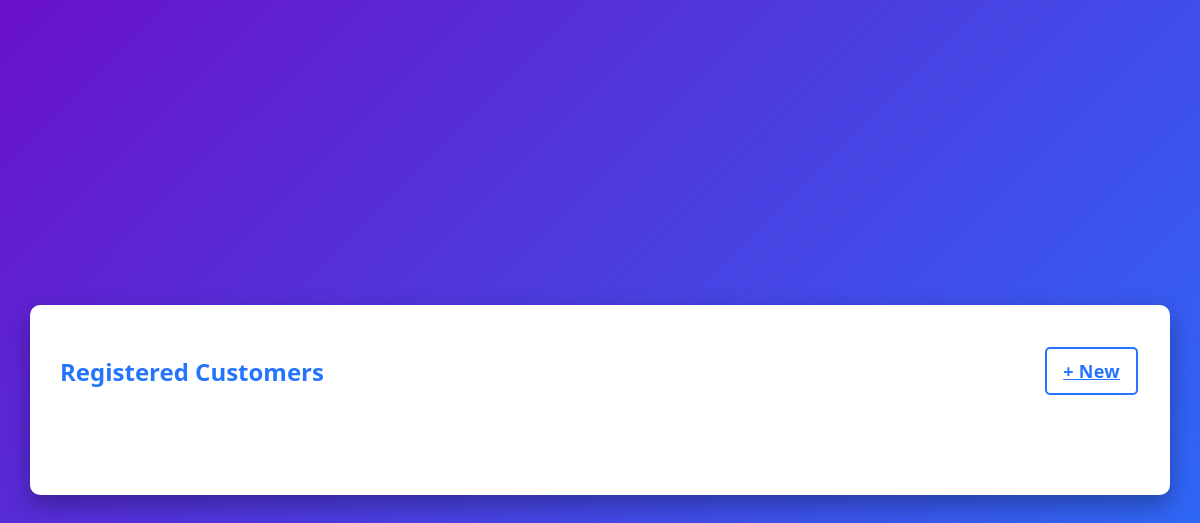
Before: /customers/ with the older database file.
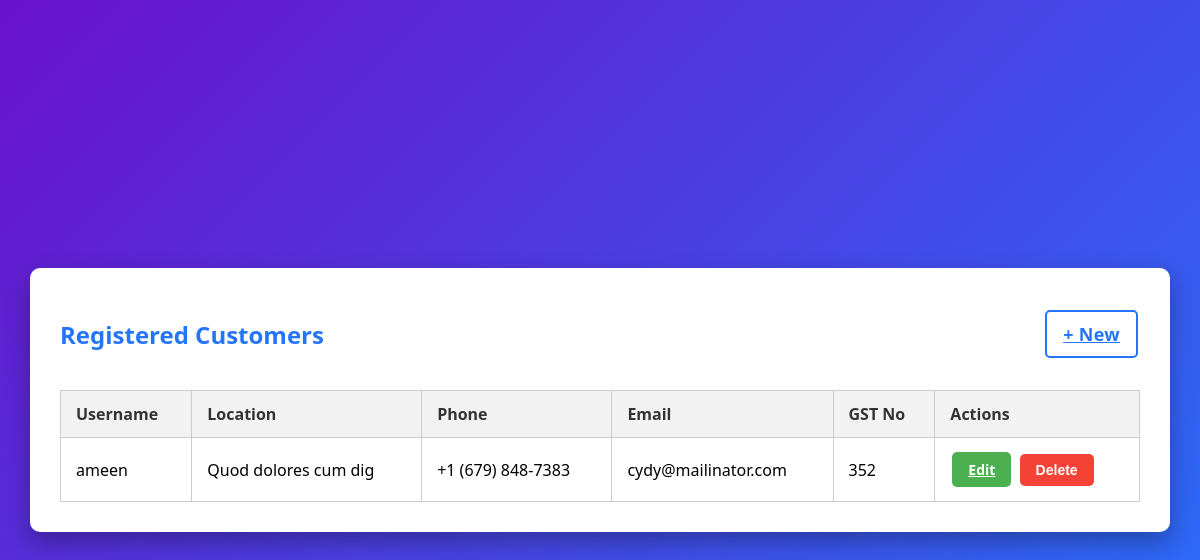
After: the same page with the newer database file.
### Techno/models.py (models this page shows, shortened)
class Customer(models.Model):
    id = models.AutoField(primary_key=True)
    username = models.CharField(max_length=150)
    email = models.EmailField(null=True, blank=True)
    location = models.CharField(max_length=100)
    phone = models.CharField(max_length=10)
    gst_no = models.CharField(max_length=15, null=True, blank=True)

### Techno/views.py (the view)
# urls.py: path('customers/', customer_list, name='customer_list'),
def customer_list(request):
    customers = Customer.objects.all().order_by('-id')  # latest first
    return render(request, 'customer_list.html', {'customers': customers})

### Techno/templates/customer_list.html (shortened to what this page needs)
{% load static %}
<!DOCTYPE html>
<html>
<head>
    <link rel="stylesheet" href="{% static 'css/customer_list.css' %}">
</head>
<body>
    <div class="container">
        <div class="top-bar">
            <h2>Registered Customers</h2>
            <a href="{% url 'customer_register' %}" class="btn new-btn">+ New</a>
        </div>
        {% if customers %}
        <div class="table-wrapper">
            <table>
                <thead>
                    <tr>
                        <th>Username</th>
                        <th>Location</th>
                        <th>Phone</th>
                        <th>Email</th>
                        <th>GST No</th>
                        <th>Actions</th>
                    </tr>
                </thead>
                <tbody>
                    {% for customer in customers %}
                        <tr>
                            <td>{{ customer.username }}</td>
                            <td>{{ customer.location }}</td>
                            <td>{{ customer.phone }}</td>
                            <td>{{ customer.email }}</td>
                            <td>{{ customer.gst_no }}</td>
                            <td>
                                <a href="{% url 'edit_customer' customer.id %}" class="btn edit-btn">Edit</a>
                                <button onclick="confirmDelete({{ customer.id }})" class="btn delete-btn">Delete</button>
                            </td>
                        </tr>
                    {% endfor %}
                </tbody>
            </table>
        </div>
        {% else %}
            <p>No customers registered yet.</p>
        {% endif %}
    </div>
</body>
</html>

### static/css/customer_list.css (style rules this page uses)
body { margin: 0; padding: 0; min-height: 100vh; font-family: 'Segoe UI', Tahoma, Geneva, Verdana, sans-serif; background: linear-gradient(135deg, #6a11cb 0%, #2575fc 100%); display: flex; justify-content: center; align-items: center; }
.container { background-color: #ffffff; padding: 30px; border-radius: 10px; box-shadow: 0 10px 25px rgba(0, 0, 0, 0.3); width: 90%; max-height: 90vh; overflow-y: auto; }
h2 { text-align: center; color: #2575fc; }
.table-wrapper { overflow-x: auto; max-width: 100%; }
table { border-collapse: collapse; width: 100%; min-width: 600px; margin-top: 20px; }
th, td { border: 1px solid #ccc; padding: 12px 15px; text-align: left; word-break: break-word; }
th { background-color: #f2f2f2; color: #333; }
.btn { display: inline-block; padding: 8px 16px; margin: 2px; font-size: 14px; font-weight: bold; border: none; border-radius: 5px; cursor: pointer; transition: transform 0.2s ease, box-shadow 0.2s ease; white-space: nowrap; }
.edit-btn { background-color: #4CAF50; color: white; }
.delete-btn { background-color: #f44336; color: white; }
.top-bar { display: flex; justify-content: space-between; align-items: center; flex-wrap: wrap; gap: 10px; }
.new-btn { background-color: #ffffff; color: #2575fc; border: 2px solid #2575fc; font-size: 18px; font-weight: 600; padding: 10px 16px; letter-spacing: 0.3px; }

Changed rows visible on the page:
added Customer: username "ameen", location "Quod dolores cum dig", phone "+1 (679) 848-7383", email "cydy@mailinator.com", gst_no "352"
Other visible differences:
text now shown: "Username Location Phone Email GST No Actions"
